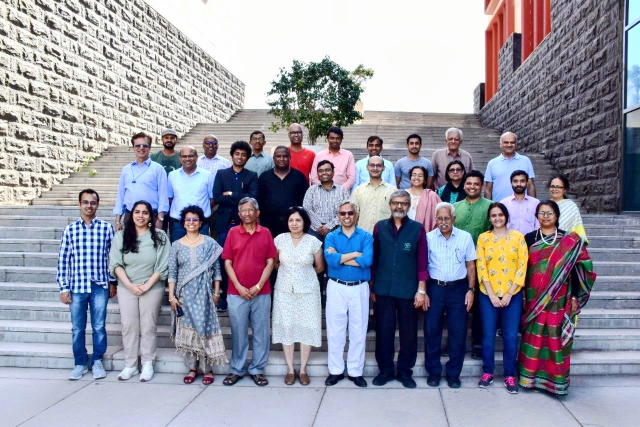
#> input picture Plaksha_Faculty.jpg, 1280 x 854 px, found by its file name (shown at 1/2 size)
$ jupyter execute 'Lab 5-Spring 2025 Final.ipynb'
#> lines starting #> are read from the running program, lines starting #| are printed output that depends on the picture; after the words box and inside, x2 and y2 are one past the last pixel; in counts of white or black regions, pixels touching at a corner belong together
#### Instructions
###### Follow the instructions given in comments prefixed with ## and write your code below that.
###### Also fill the partial code in given blanks.
###### Don't make any changes to the rest part of the codes

### Answer the questions given at the end of this notebook within your report.

### You would need to submit your GitHub repository link. Refer to the Section 6: Final Submission on the PDF document for the details.

[cell 1]
import cv2
import numpy as np  # You'll likely need this as np
import matplotlib.pyplot as plt  # You'll likely need this as plt
from sklearn.cluster import KMeans  # This is the correct import syntax
from scipy.spatial import distance
from matplotlib.offsetbox import OffsetImage, AnnotationBbox

[cell 2]
import cv2
# Reading the image plaksha_Faculty.jpg
img = cv2.imread('/Users/dhruvpande/Documents/MLPR/distance_classification/Plaksha_Faculty.jpg')
#> img is the input picture: shape (854, 1280, 3); mean B, G, R 162.4, 149, 149.2

if img is None:
    print("Error: Could not read image file")
else:
    # Convert the image to grayscale
    gray_img = cv2.cvtColor(img, cv2.COLOR_BGR2GRAY)
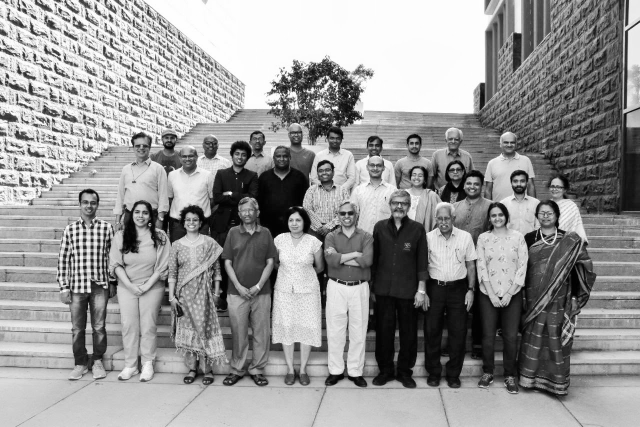
#> gray_img: shape (854, 1280) (shown at 1/2 size); min 0, max 255, mean 150.6

    # Load the Haar cascade using the path from OpenCV's data directory
    # This is more reliable than assuming the XML file is in the current directory
    haar_cascade_path = cv2.data.haarcascades + 'haarcascade_frontalface_default.xml'
    face_cascade = cv2.CascadeClassifier(haar_cascade_path)

    # Check if cascade loaded properly
    if face_cascade.empty():
        print("Error: Could not load face cascade classifier XML file")
    else:
        # Applying the face detection method on the grayscale image
        faces_rect = face_cascade.detectMultiScale(gray_img, 1.05, 4, minSize=(25,25), maxSize=(50,50))
#> faces_rect = 30 rows, first 6: [322, 263, 33, 33], [654, 265, 31, 31], [500, 266, 30, 30], [892, 267, 31, 31], [409, 277, 28, 28], [812, 274, 34, 34]

        # Define the text and font parameters
        text = f"Face #{len(faces_rect)}"  # The text you want to write
#> text = 'Face #30'
        font = cv2.FONT_HERSHEY_SIMPLEX  # Font type
        font_scale = 0.5  # Font scale factor
        font_color = (0, 0, 255)  # Text color in BGR format (red)
        font_thickness = 2  # Thickness of the text

        # Draw rectangles and text for detected faces
        for (x, y, w, h) in faces_rect:
            cv2.rectangle(img, (x, y), (x+w, y+h), (0, 0, 255), 2)
            cv2.putText(img, text, (x, y-10), font, font_scale, font_color, font_thickness)
#> this loop made 30 passes
#> (x, y, w, h) on passes 1 to 12: (322, 263, 33, 33), (654, 265, 31, 31), (500, 266, 30, 30), (892, 267, 31, 31), (409, 277, 28, 28), (812, 274, 34, 34), (464, 296, 33, 33), (632, 328, 34, 34), (819, 337, 33, 33), (570, 426, 39, 39), (576, 253, 32, 32), (1003, 273, 32, 32)
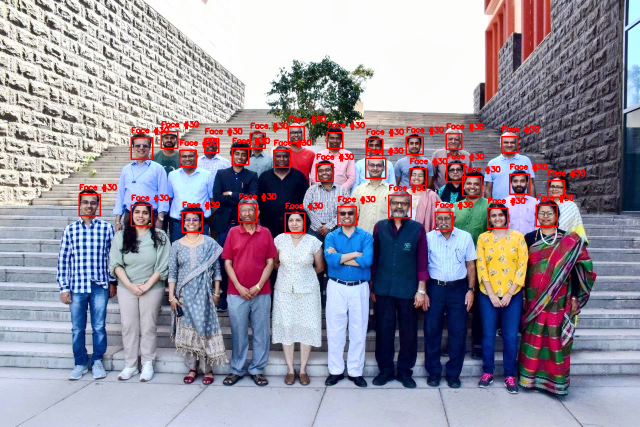
#> img: shape (854, 1280, 3) (shown at 1/2 size); 2.6% of pixels changed, all inside (x1, y1, x2, y2) = (157, 232, 1171, 467)

        # Display the image
        cv2.imshow(f"Total number of face detected are {len(faces_rect)}", img)
        cv2.waitKey(0)
        cv2.destroyAllWindows()

[cell 3]
from matplotlib.offsetbox import OffsetImage, AnnotationBbox
# Extract face region features (Hue and Saturation)
img = cv2.imread('/Users/dhruvpande/Documents/MLPR/distance_classification/Plaksha_Faculty.jpg')
img_hsv = cv2.cvtColor(img, cv2.COLOR_BGR2HSV) ## call the img and convert it from BGR to HSV and store in img_hsv
#> img_hsv: shape (854, 1280, 3); mean H, S, V 87.2, 68.2, 171.7
hue_saturation = []
face_images = []  # To store detected face images
haar_cascade_path = cv2.data.haarcascades + 'haarcascade_frontalface_default.xml'
face_cascade = cv2.CascadeClassifier(haar_cascade_path)
gray_img = cv2.cvtColor(img, cv2.COLOR_BGR2GRAY)
faces_rect = face_cascade.detectMultiScale(gray_img, 1.05, 4, minSize=(25,25), maxSize=(50,50))

for (x, y, w, h) in faces_rect:
    face = img_hsv[y:y + h, x:x + w]
    hue = np.mean(face[:, :, 0])
    saturation = np.mean(face[:, :, 1])
    hue_saturation.append((hue, saturation))
    face_images.append(face)
#> this loop made 30 passes
#> (x, y, w, h, hue, saturation) on passes 1 to 12: (322, 263, 33, 33, 70.94, 84.14), (654, 265, 31, 31, 67.25, 105), (500, 266, 30, 30, 44.7, 83.87), (892, 267, 31, 31, 102, 68.51), (409, 277, 28, 28, 126.3, 81.17), (812, 274, 34, 34, 84.97, 86.06), (464, 296, 33, 33, 62.17, 117.1), (632, 328, 34, 34, 105.5, 87.36), (819, 337, 33, 33, 56.87, 91.38), (570, 426, 39, 39, 73.65, 104.7), (576, 253, 32, 32, 88.91, 61.17), (1003, 273, 32, 32, 66.38, 69.82)
#> after the loop, face_images = 30 items; hue_saturation = 30 pairs, first value 35.92 to 142.5, second value 52.26 to 117.4

hue_saturation = np.array(hue_saturation)

## Perform k-Means clustering on hue_saturation and store in kmeans
kmeans = KMeans(n_clusters=3, random_state=0).fit(hue_saturation)
#centroids = kmeans.cluster_centers_
#labels = kmeans.labels_

# Create a figure and axis
fig, ax = plt.subplots(figsize=(12, 6))

# Plot the clustered faces with custom markers
for i, (x,y,w,h ) in enumerate(faces_rect):
    im = OffsetImage(cv2.cvtColor(cv2.resize(face_images[i], (20, 20)), cv2.COLOR_HSV2RGB))
    ab = AnnotationBbox(im, (hue_saturation[i, 0], hue_saturation[i, 1]), frameon=False, pad=0)
    ax.add_artist(ab)
    plt.plot(hue_saturation[i, 0], hue_saturation[i, 1])


# Put x label
plt.xlabel('Hue')
## Put y label
plt.ylabel('Saturation')
## Put title
plt.title('Face Clustering based on Hue and Saturation')
## Put grid
plt.grid(True)
## show the plot
plt.show()
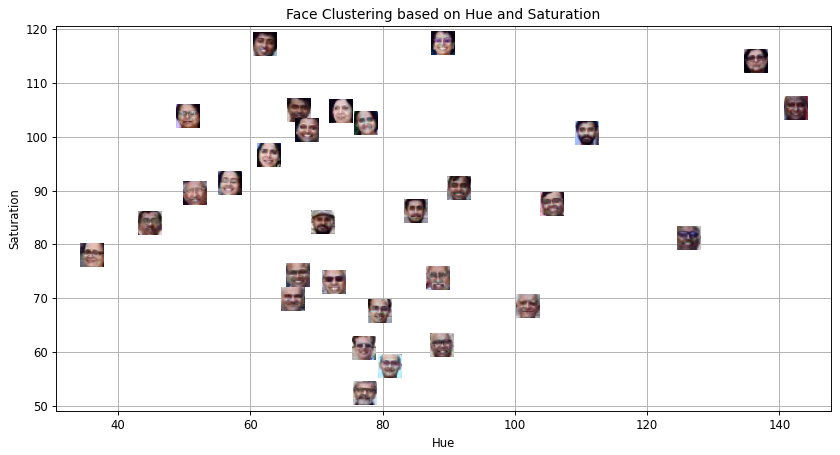
#> figure drawn by matplotlib, 1 panel

[cell 4]
# Create an empty list to store legend labels
legend_labels = []

# Create lists to store points for each cluster
cluster_0_points = []
cluster_1_points = []

# Your code for scatter plot goes here
fig, ax = plt.subplots(figsize=(12, 6))
for i, (x, y, w, h) in enumerate(faces_rect):
    if kmeans.labels_[i] == 0:
        cluster_0_points.append((hue_saturation[i, 0], hue_saturation[i, 1]))
    else:
        cluster_1_points.append((hue_saturation[i, 0], hue_saturation[i, 1]))
#> after the loop, cluster_0_points = [(67.25, 105), (44.7, 83.87), (62.17, 117.1), (56.87, 91.38), (73.65, 104.7), (68.46, 101.2), (35.92, 77.91), (51.5, 89.48), (62.81, 96.63), (77.4, 102.5), (50.57, 103.8)]; cluster_1_points = 19 items, first 6: (70.94, 84.14), (102, 68.51), (126.3, 81.17), (84.97, 86.06), (105.5, 87.36), (88.91, 61.17)


cluster_0_points = np.array(cluster_0_points)
#> cluster_0_points = [[67.25, 105], [44.7, 83.87], [62.17, 117.1], [56.87, 91.38], [73.65, 104.7], [68.46, 101.2], [35.92, 77.91], [51.5, 89.48], [62.81, 96.63], [77.4, 102.5], [50.57, 103.8]]
# Plot points for cluster 0 in green
plt.scatter(cluster_0_points[:, 0], cluster_0_points[:, 1], c='green', label='Cluster 0', alpha=0.6)


cluster_1_points = np.array(cluster_1_points)
#> cluster_1_points = 19 rows, first 8: [70.94, 84.14], [102, 68.51], [126.3, 81.17], [84.97, 86.06], [105.5, 87.36], [88.91, 61.17], [66.38, 69.82], [91.53, 90.38]
# Plot points for cluster 1 in blue
plt.scatter(cluster_1_points[:, 0], cluster_1_points[:, 1], c='blue', label='Cluster 1', alpha=0.6)

# Calculate and plot centroids
centroid_0 = np.mean(cluster_0_points, axis=0)
#> centroid_0 = [59.21, 97.6]
centroid_1 = np.mean(cluster_1_points, axis=0)
#> centroid_1 = [92.53, 80.23]

# Plot both the centroid for cluster 0 and cluster 1
plt.scatter(centroid_0[0], centroid_0[1], c='black', marker='X', s=200, label='Centroid 0')
plt.scatter(centroid_1[0], centroid_1[1], c='red', marker='X', s=200, label='Centroid 1')

# Put x label
plt.xlabel("Hue")
# Put y label
plt.ylabel("Saturation")
# Put title
plt.title("K-Means Clustering of Face Regions Based on Hue-Saturation")
# Add a legend
plt.legend()
# Add grid
plt.grid(True, linestyle='--', alpha=0.6)
# Show the plot
plt.show()
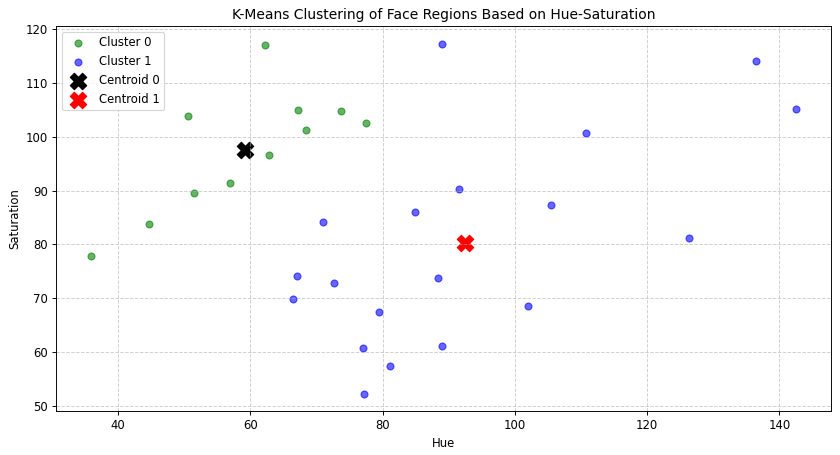
#> figure drawn by matplotlib, 1 panel

[cell 5]
## Read the class of the template image 'Dr_Shashi_Tharoor.jpg' using cv2 and store it in template_img
template_img = cv2.imread('/Users/dhruvpande/Documents/MLPR/distance_classification/Dr_Shashi_Tharoor.jpg')
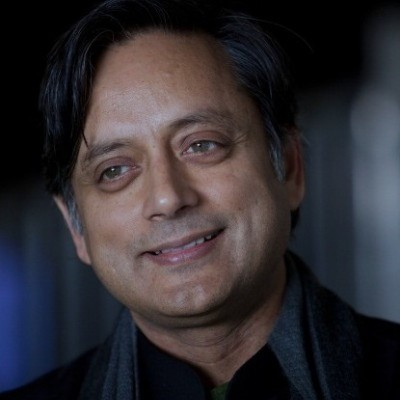
#> input picture Dr_Shashi_Tharoor.jpg, 400 x 400 px, found by its file name
#> template_img is the input picture: shape (400, 400, 3); mean B, G, R 49.8, 45.4, 49.1
gray_template_img = cv2.cvtColor(template_img, cv2.COLOR_BGR2GRAY)
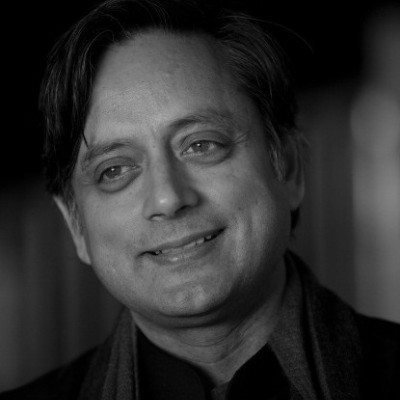
#> gray_template_img: shape (400, 400); min 0, max 188, mean 47

# Load the pre-trained Haar Cascade face detector
face_cascade = cv2.CascadeClassifier(cv2.data.haarcascades + 'haarcascade_frontalface_default.xml')
# Detect face  in the template image after converting it to gray and store it in template_faces
template_faces = face_cascade.detectMultiScale(gray_template_img, scaleFactor=1.1, minNeighbors=5, minSize=(30, 30))
#> template_faces = [[43, 60, 252, 252]]
# Draw rectangles around the detected faces
for (x, y, w, h) in template_faces:
    cv2.rectangle(template_img, (x, y), (x + w, y + h), (0, 255, 0), 3)
#> this loop made 1 pass
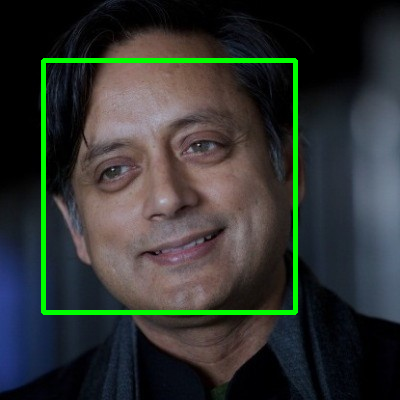
#> template_img: shape (400, 400, 3); 3.14% of pixels changed, all inside (x1, y1, x2, y2) = (41, 58, 298, 315)
cv2.imshow('Detected Face - Dr. Shashi Tharoor', template_img)
cv2.waitKey(0)
cv2.destroyAllWindows()

[cell 6]
# Convert the template image to HSV color space and store it in template_hsv
template_img = cv2.imread('/Users/dhruvpande/Documents/MLPR/distance_classification/Dr_Shashi_Tharoor.jpg')
template_hsv = cv2.cvtColor(template_img, cv2.COLOR_BGR2HSV)
#> template_hsv: shape (400, 400, 3); mean H, S, V 66.8, 85.4, 57.9

# Extract hue and saturation features from the template image as we did it for detected faces.
template_hue = np.mean(template_hsv[:, :, 0])
#> template_hue = 66.78
template_saturation = np.mean(template_hsv[:, :, 1])
#> template_saturation = 85.39

# Predict the cluster label for the template image and store it in template_label
hue_saturation = []
face_images = []
haar_cascade_path = cv2.data.haarcascades + 'haarcascade_frontalface_default.xml'
face_cascade = cv2.CascadeClassifier(haar_cascade_path)
img = cv2.imread('/Users/dhruvpande/Documents/MLPR/distance_classification/Plaksha_Faculty.jpg')
gray_img = cv2.cvtColor(img, cv2.COLOR_BGR2GRAY)
img_hsv = cv2.cvtColor(img, cv2.COLOR_BGR2HSV)
faces_rect = face_cascade.detectMultiScale(gray_img, 1.05, 4, minSize=(25,25), maxSize=(50,50))
for (x, y, w, h) in faces_rect:
    face = img_hsv[y:y + h, x:x + w]
    hue = np.mean(face[:, :, 0])
    saturation = np.mean(face[:, :, 1])
    hue_saturation.append((hue, saturation))
    face_images.append(face)

hue_saturation = np.array(hue_saturation)
kmeans = KMeans(n_clusters=3, random_state=0).fit(hue_saturation)
template_label = kmeans.predict([[template_hue, template_saturation]])[0]
#> template_label = 0

# Create a figure and axis for visualization
fig, ax = plt.subplots(figsize=(12, 6))

# Plot the clustered faces with custom markers (similar to previous code)
for i, (x, y, w, h) in enumerate(faces_rect):
    color = 'red' if kmeans.labels_[i] == 0 else 'blue'
    im = OffsetImage(cv2.cvtColor(cv2.resize(face_images[i], (20, 20)), cv2.COLOR_HSV2RGB))
    ab = AnnotationBbox(im, (hue_saturation[i, 0], hue_saturation[i, 1]), frameon=False, pad=0)
    ax.add_artist(ab)
    plt.plot(hue_saturation[i, 0], hue_saturation[i, 1], 'o', markersize=5, color=color)
#> this loop made 30 passes

# Plot the template image in the respective cluster
if template_label == 0:
    color = 'red'
else:
    color = 'blue'
im = OffsetImage(cv2.cvtColor(cv2.resize(template_img, (20, 20)), cv2.COLOR_BGR2RGB))
ab = AnnotationBbox(im, (template_hue, template_saturation), frameon=False, pad=0)
ax.add_artist(ab)

plt.xlabel("Hue")
plt.ylabel("Saturation")
plt.title("Clustering of Faces Based on Hue and Saturation")
plt.grid(True)
plt.show()

[cell 7]
# Create an empty list to store legend labels
legend_labels = []

# Create lists to store points for each cluster
cluster_0_points = []
cluster_1_points = []

# Your code for scatter plot goes here
fig, ax = plt.subplots(figsize=(12, 6))
for i, (x, y, w, h) in enumerate(faces_rect):
    if kmeans.labels_[i] == 0:
        cluster_0_points.append((hue_saturation[i, 0], hue_saturation[i, 1]))
    else:
        cluster_1_points.append((hue_saturation[i, 0], hue_saturation[i, 1]))
#> after the loop, cluster_0_points = [(67.25, 105), (44.7, 83.87), (62.17, 117.1), (56.87, 91.38), (73.65, 104.7), (68.46, 101.2), (35.92, 77.91), (51.5, 89.48), (62.81, 96.63), (77.4, 102.5), (50.57, 103.8)]; cluster_1_points = 19 items, first 6: (70.94, 84.14), (102, 68.51), (126.3, 81.17), (84.97, 86.06), (105.5, 87.36), (88.91, 61.17)

# Plot points for cluster 0 in green
cluster_0_points = np.array(cluster_0_points)
#> cluster_0_points = [[67.25, 105], [44.7, 83.87], [62.17, 117.1], [56.87, 91.38], [73.65, 104.7], [68.46, 101.2], [35.92, 77.91], [51.5, 89.48], [62.81, 96.63], [77.4, 102.5], [50.57, 103.8]]
plt.scatter(cluster_0_points[:, 0], cluster_0_points[:, 1], c='green', label='Cluster 0')

# Plot points for cluster 1 in blue
cluster_1_points = np.array(cluster_1_points)
#> cluster_1_points = 19 rows, first 8: [70.94, 84.14], [102, 68.51], [126.3, 81.17], [84.97, 86.06], [105.5, 87.36], [88.91, 61.17], [66.38, 69.82], [91.53, 90.38]
plt.scatter(cluster_1_points[:, 0], cluster_1_points[:, 1], c='blue', label='Cluster 1')

# Calculate and plot centroids for both the clusters
centroid_0 = np.mean(cluster_0_points, axis=0)
centroid_1 = np.mean(cluster_1_points, axis=0)
plt.scatter(centroid_0[0], centroid_0[1], c='red', marker='x', s=200, label='Centroid 0') ## plot for centroid 0
plt.scatter(centroid_1[0], centroid_1[1], c='yellow', marker='x', s=200, label='Centroid 1')  ## plot for centroid 1
plt.plot(template_hue, template_saturation, marker='o', c= 'violet',markersize= 10, label=' Class ?' )

plt.xlabel('Hue')
plt.ylabel('Saturation')
plt.title('K-Means Clustering of Facial Features')
plt.legend()
plt.grid(True)

# Show the plot
plt.show()
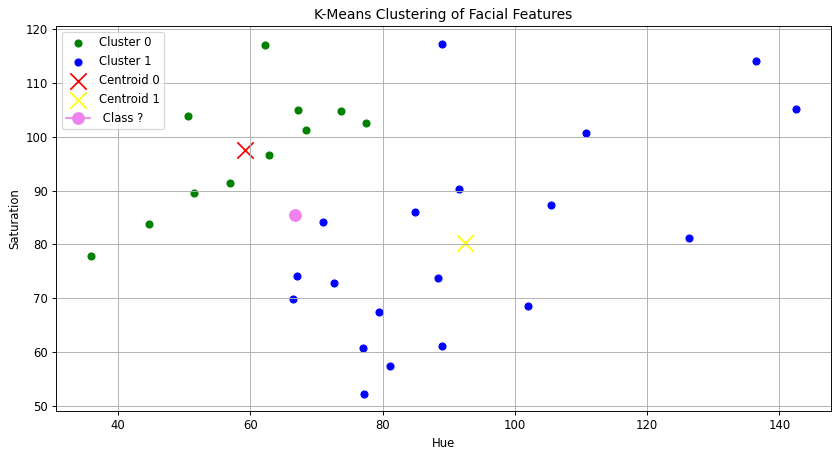
#> figure drawn by matplotlib, 1 panel
                                            ## End of the lab 5 ##
